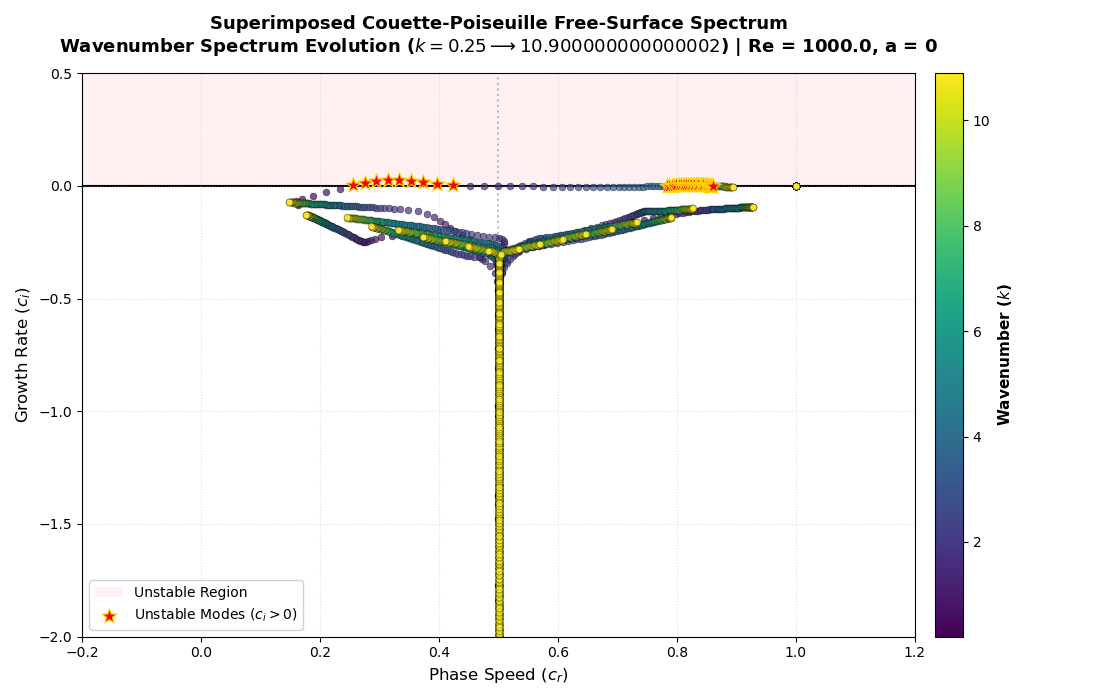

This chart was generated by the following Python code:
import numpy as np
import matplotlib.pyplot as plt
import dedalus.public as d3
import logging

logging.basicConfig(level=logging.WARNING)
logger = logging.getLogger(__name__)

# Fixed parameters
Re = 1000.0   # Reynolds number
a = 0         # Fixed curvature parameter
G = 0
Bo = 1000.0   # Bond number

# --- YOUR UPDATED ARRAY (CORRECTED SYNTAX BLUNDERS) ---
# Added commas between 2.5/3, 3/3.5, and split the 10.010.5 mashup cleanly
k_values = np.arange(0.2, 11, 0.1)
def solve_evp(N_res, k_param):
    coord = d3.Coordinate('z')
    dist = d3.Distributor(coord, dtype=np.complex128)
    basis = d3.Chebyshev(coord, size=N_res, bounds=(-1, 0))
    z = dist.local_grid(basis)
    
    U = dist.Field(name='U', bases=basis)
    U['g'] = a * z**2 + (a + 1) * z + 1
    Uz = dist.Field(name='Uz', bases=basis)
    Uz['g'] = 2 * a * z + (a + 1)
    Uzz = dist.Field(name='Uzz', bases=basis)
    Uzz['g'] = 2 * a * np.ones_like(z)
    
    phi = dist.Field(name='phi', bases=basis)
    phiz = dist.Field(name='phiz', bases=basis)
    Lphi = dist.Field(name='Lphi', bases=basis)
    Lphiz = dist.Field(name='Lphiz', bases=basis)
    eta = dist.Field(name='eta')
    c = dist.Field(name='c')
    
    tau1 = dist.Field(name='tau1')
    tau2 = dist.Field(name='tau2')
    tau3 = dist.Field(name='tau3')
    tau4 = dist.Field(name='tau4')
    
    dz = lambda A: d3.Differentiate(A, coord)
    try:
        lift_basis = basis.derivative_basis(1)
    except AttributeError:
        lift_basis = basis
    lift = lambda A: d3.Lift(A, lift_basis, -1)
    
    ns = dict(
        Re=Re, k=k_param, a=a, G=G, Bo=Bo,
        phi=phi, phiz=phiz, Lphi=Lphi, Lphiz=Lphiz, eta=eta, c=c,
        tau1=tau1, tau2=tau2, tau3=tau3, tau4=tau4,
        dz=dz, lift=lift, U=U, Uz=Uz, Uzz=Uzz
    )
    
    problem = d3.EVP([phi, phiz, Lphi, Lphiz, eta, tau1, tau2, tau3, tau4], eigenvalue=c, namespace=ns)
    problem.add_equation("phiz - dz(phi) + lift(tau1) = 0")
    problem.add_equation("Lphi - dz(phiz) + (k**2)*phi + lift(tau2) = 0")
    problem.add_equation("Lphiz - dz(Lphi) + lift(tau3) = 0")
    problem.add_equation("1j*k*Re*(U*Lphi - Uzz*phi) - (dz(Lphiz) - (k**2)*Lphi) - 1j*k*Re*c*Lphi + lift(tau4) = 0")
    
    problem.add_equation("phi(z=-1) = 0")
    problem.add_equation("phiz(z=-1) = 0")
    problem.add_equation("-eta*U(z=0) - phi(z=0) + c*eta = 0")
    problem.add_equation("eta*Uzz(z=0) + Lphi(z=0) + 2*(k**2)*phi(z=0) = 0")
    problem.add_equation("Lphiz(z=0) - 2*(k**2)*phiz(z=0) + 1j*k*Re*(Uz(z=0)*phi(z=0) - U(z=0)*phiz(z=0)) - 1j*k*Re*G*eta*(1 + (k**2)/Bo) + 1j*k*Re*c*phiz(z=0) = 0")
    
    solver = problem.build_solver()
    solver.solve_dense(solver.subproblems[0])
    return np.array(solver.eigenvalues)

def convergence_filter(ev_lo, ev_hi, tol=0.01):
    good = []
    for i, e in enumerate(ev_lo):
        if not np.isfinite(e): continue
        denom = max(abs(e), 1.0)
        if np.min(np.abs(ev_hi - e)) / denom < tol:
            good.append(i)
    phys_mask = np.isfinite(ev_lo)
    if len(good) == 0: return ev_lo[phys_mask]
    converged = np.array(good)
    return ev_lo[converged[phys_mask[converged]]]

# --- SMART MULTI-ROW GRID ARRANGEMENT ---
# --- SMART MULTI-ROW GRID ARRANGEMENT ---
num_plots = len(k_values)
cols = 7
rows = int(np.ceil(num_plots / cols))

fig, ax = plt.subplots(figsize=(11, 7))

# Create a continuous colormap normalized to your specific wavenumber range
import matplotlib.colors as mcolors
norm = mcolors.Normalize(vmin=min(k_values), vmax=max(k_values))
sm = plt.cm.ScalarMappable(cmap=plt.cm.viridis, norm=norm)
sm.set_array([])

# Render Pink Unstable Zone (above neutral stability line)
c_i_max = 0.5
ax.axhspan(0, c_i_max, facecolor='#FFE4E6', alpha=0.5, zorder=0, label='Unstable Region')

# Structural Guidelines
ax.axhline(0, color='black', linestyle='-', linewidth=1.5, zorder=1)
ax.axvline(0.5, color='gray', linestyle=':', alpha=0.5, zorder=1)

# Tracks if we have plotted an unstable mode yet to prevent legend duplication
unstable_legend_added = False

print("Computing and superimposing all profiles onto a single canvas...")
for k_current in k_values:
    ev1 = solve_evp(128, k_current)
    ev2 = solve_evp(192, k_current)
    evals = convergence_filter(ev1, ev2, tol=0.01)
    
    cr = evals.real
    ci = evals.imag
    
    # Calculate the continuous trace color for this specific wavenumber loop
    current_color = sm.to_rgba(k_current)
    
    # Separate stable points from unstable points
    unstable_mask = ci > 0
    stable_mask = ~unstable_mask
    
    # Plot stable points using the continuous colormap gradient
    ax.scatter(cr[stable_mask], ci[stable_mask], marker='o', color=current_color, 
               edgecolors='black', linewidths=0.3, s=25, alpha=0.7, zorder=2)
    
    # Highlight unstable points in bright red with a gold star outline
    if np.any(unstable_mask):
        label_text = 'Unstable Modes ($c_i > 0$)' if not unstable_legend_added else ""
        ax.scatter(cr[unstable_mask], ci[unstable_mask], color='red', marker='*', 
                   s=130, edgecolors='gold', linewidths=0.8, zorder=4, label=label_text)
        unstable_legend_added = True

# Formatting the superimposed canvas
ax.set_title(f"Superimposed Couette-Poiseuille Free-Surface Spectrum\nWavenumber Spectrum Evolution ($k = 0.25 \longrightarrow {max(k_values)}$) | Re = {Re}, a = {a}", 
             fontsize=13, fontweight='bold', pad=15)
ax.set_xlabel(r"Phase Speed ($c_r$)", fontsize=12)
ax.set_ylabel(r"Growth Rate ($c_i$)", fontsize=12)

ax.set_xlim(-0.2, 1.2)
ax.set_ylim(-2.0, c_i_max)
ax.grid(True, linestyle=':', alpha=0.4)

# Add a colorbar to decode which eigenvalue branch belongs to which wavenumber
cbar = fig.colorbar(sm, ax=ax, pad=0.02)
cbar.set_label(r"Wavenumber ($k$)", fontsize=11, fontweight='bold')

ax.legend(loc='lower left', framealpha=0.9)
plt.tight_layout()
plt.savefig('trakk.png')
plt.show()
